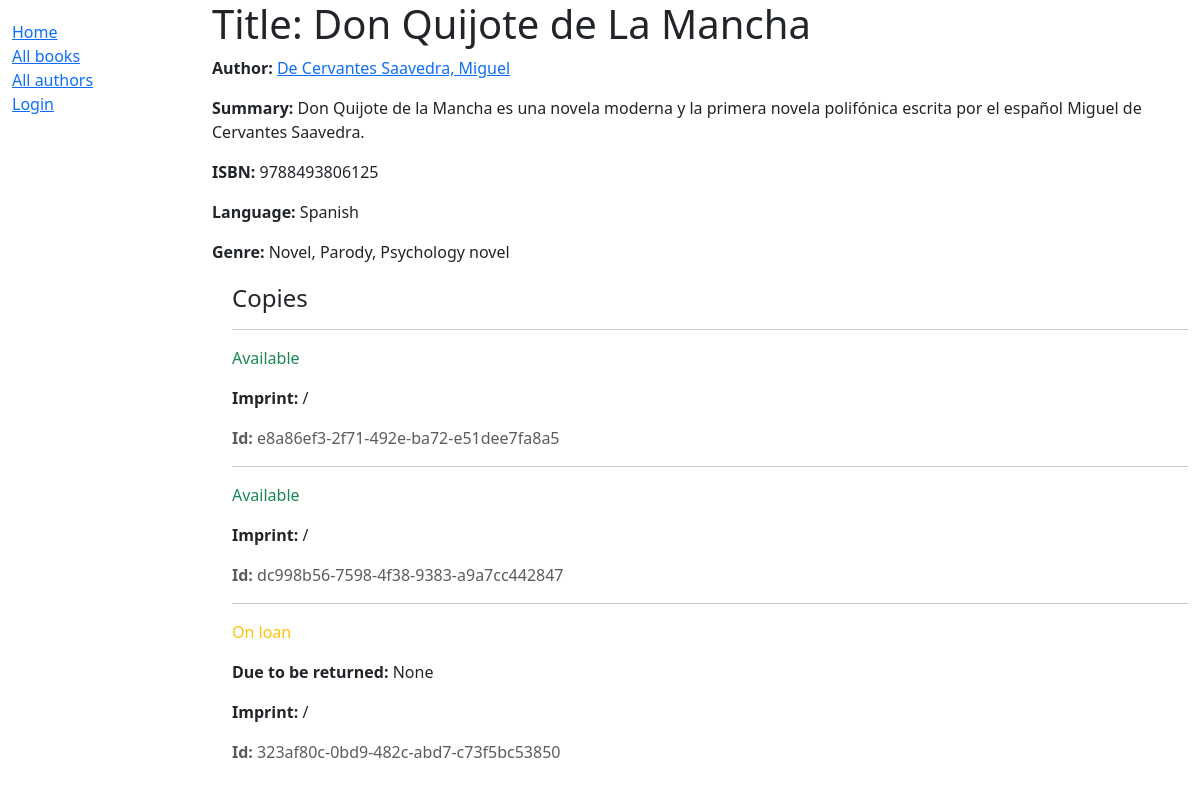
Page /catalog/book/1 on the earlier database version.
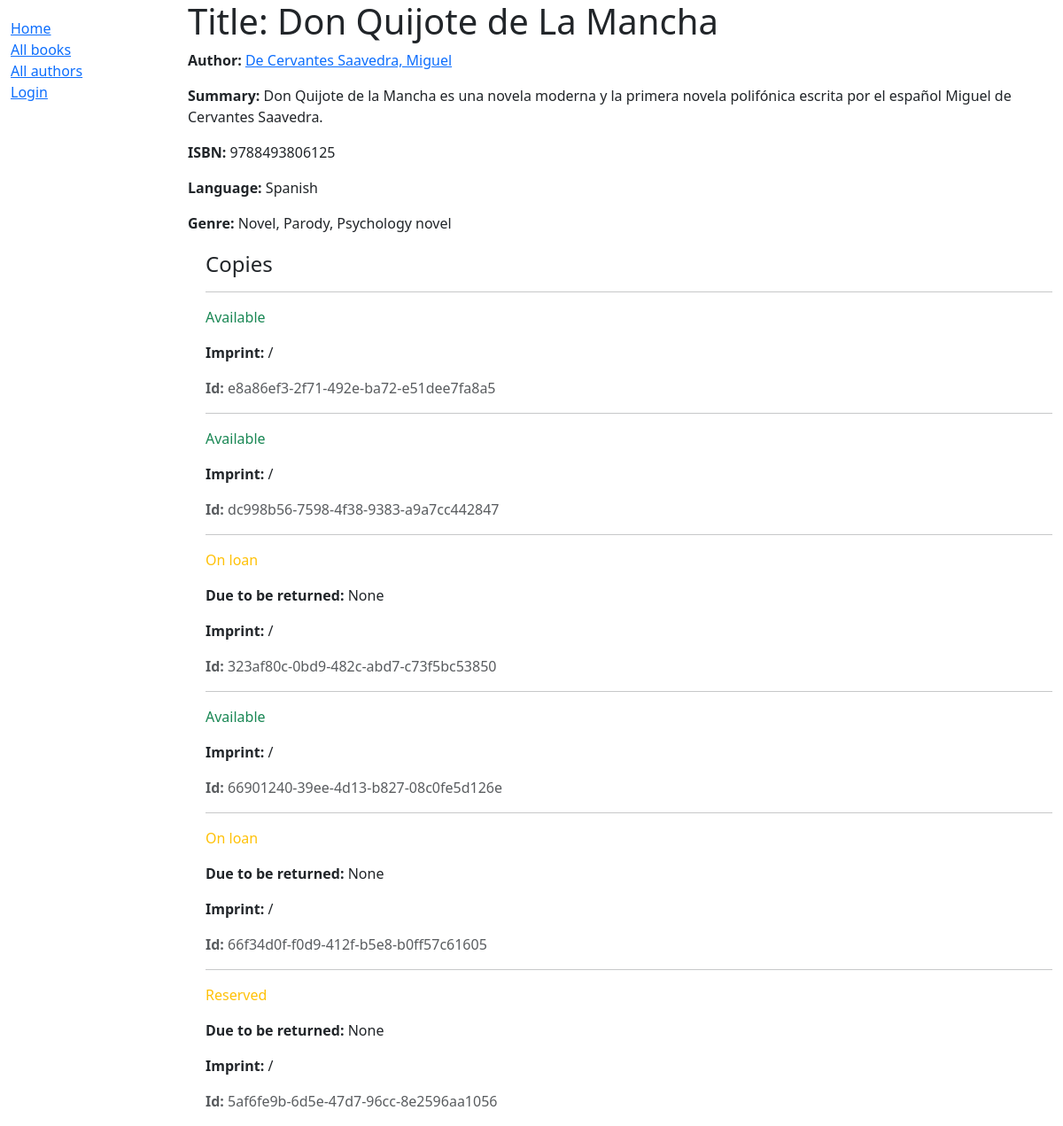
Same page on the later database version.
### catalog/models.py (models this page shows, shortened)
class Book(models.Model):
    title = models.CharField(max_length=200)
    author = models.ForeignKey('Author', on_delete=models.RESTRICT, null=True)
    summary = models.TextField(
        max_length=1000, help_text="Enter a brief description of the book")
    isbn = models.CharField('ISBN', max_length=13,
                            unique=True,
                            help_text='13 Character <a href="https://www.isbn-international.org/content/what-isbn'
                                      '">ISBN number</a>')
    genre = models.ManyToManyField(
        Genre, help_text="Select a genre for this book")
    language = models.ForeignKey(
        'Language', on_delete=models.SET_NULL, null=True)
    class Meta:
        ordering = ['title', 'author']
    def display_genre(self):
        """Creates a string for the Genre. This is required to display genre in Admin."""
        return ', '.join([genre.name for genre in self.genre.all()[:3]])
    display_genre.short_description = 'Genre'

class Author(models.Model):
    first_name = models.CharField(max_length=100)
    last_name = models.CharField(max_length=100)
    date_of_birth = models.DateField(null=True, blank=True)
    date_of_death = models.DateField('died', null=True, blank=True)
    class Meta:
        ordering = ['last_name', 'first_name']
    def __str__(self):
        return f'{self.last_name}, {self.first_name}'

class Language(models.Model):
    name = models.CharField(max_length=200,
                            unique=True,
                            help_text="Enter the book's natural language (e.g. English, French, Japanese etc.)")
    def __str__(self):
        return self.name
    class Meta:
        constraints = [
            UniqueConstraint(
                Lower('name'),
                name='language_name_case_insensitive_unique',
                violation_error_message = "Language already exists (case insensitive match)"
            ),
        ]

class Genre(models.Model):
    name = models.CharField(
        max_length=200,
        unique=True,
        help_text="Enter a book genre (e.g. Science Fiction, French Poetry etc.)"
    )
    def __str__(self):
        return self.name
    class Meta:
        constraints = [
            UniqueConstraint(
                Lower('name'),
                name='genre_name_case_insensitive_unique',
                violation_error_message = "Genre already exists (case insensitive match)"
            ),
        ]

class BookInstance(models.Model):
    id = models.UUIDField(primary_key=True, default=uuid.uuid4,
                          help_text="Unique ID for this particular book across whole library")
    book = models.ForeignKey('Book', on_delete=models.RESTRICT, null=True)
    imprint = models.CharField(max_length=200)
    due_back = models.DateField(null=True, blank=True)
    borrower = models.ForeignKey(
        settings.AUTH_USER_MODEL, on_delete=models.SET_NULL, null=True, blank=True)
    LOAN_STATUS = (
        ('d', 'Maintenance'),
        ('o', 'On loan'),
        ('a', 'Available'),
        ('r', 'Reserved'),
    )
    status = models.CharField(
        max_length=1,
        choices=LOAN_STATUS,
        blank=True,
        default='d',
        help_text='Book availability')
    class Meta:
        ordering = ['due_back']
        permissions = (("can_mark_returned", "Set book as returned"),)

### catalog/views.py (the view)
# urls.py: path('book/<int:pk>', views.BookDetailView.as_view(), name='book-detail'),
class BookDetailView(generic.DetailView):
    model = Book

### catalog/templates/catalog/book_detail.html
{% extends "base_generic.html" %}
{% block content %}
  <h1>Title: {{ book.title }}</h1>
  <p><strong>Author:</strong> <a href="">{{ book.author }}</a></p>
  <p><strong>Summary:</strong> {{ book.summary }}</p>
  <p><strong>ISBN:</strong> {{ book.isbn }}</p>
  <p><strong>Language:</strong> {{ book.language }}</p>
  <p><strong>Genre:</strong> {{ book.genre.all|join:", " }}</p>
  <div style="margin-left:20px;margin-top:20px">
    <h4>Copies</h4>
    {% for copy in book.bookinstance_set.all %}
      <hr />
      <p
        class="{% if copy.status == 'a' %}text-success{% elif copy.status == 'm' %}text-danger{% else %}text-warning{% endif %}">
        {{ copy.get_status_display }}
      </p>
      {% if copy.status != 'a' %}
        <p><strong>Due to be returned:</strong> {{ copy.due_back }}</p>
      {% endif %}
      <p><strong>Imprint:</strong> {{ copy.imprint }}</p>
      <p class="text-muted"><strong>Id:</strong> {{ copy.id }}</p>
    {% endfor %}
  </div>
{% endblock %}

### catalog/templates/base_generic.html (shortened to what this page needs)
<!DOCTYPE html>
<html lang="en">
  <head>
    <link href="https://cdn.jsdelivr.net/npm/bootstrap@5.3.3/dist/css/bootstrap.min.css"
      rel="stylesheet"
>
    {% load static %}
    <link rel="stylesheet" href="{% static 'css/styles.css' %}" />
  </head>
  <body>
    <div class="container-fluid">
      <div class="row">
        <div class="col-sm-2">
          {% block sidebar %}
            <ul class="sidebar-nav">
              <li><a href="{% url 'index' %}">Home</a></li>
              <li><a href="{% url 'books' %}">All books</a></li>
              <li><a href="{% url 'authors' %}">All authors</a></li>
              {% if user.is_authenticated %}
                <li>User: {{ user.get_username }}</li>
                <li><a href="{% url 'my-borrowed' %}">My Borrowed</a></li>
                <li>
                  <form id="logout-form" method="post" action="{% url 'logout' %}">
                    {% csrf_token %}
                    <button type="submit" class="btn btn-link">Logout</button>
                  </form>
                </li>
              {% else %}
                <li><a href="{% url 'login' %}?next={{ request.path }}">Login</a></li>
              {% endif %}
            </ul>
          {% endblock %}
        </div>
        <div class="col-sm-10 ">
          {% block content %}{% endblock %}</div>
      </div>
    </div>
  </body>
</html>

### catalog/static/css/styles.css (style rules this page uses)
.sidebar-nav { margin-top: 20px; padding: 0; list-style: none; }

Differences in the rows shown:
added BookInstance: status "Available", imprint "/", id "66901240-39ee-4d13-b827-08c0fe5d126e"
added BookInstance: status "On loan", due_back "None", imprint "/", id "66f34d0f-f0d9-412f-b5e8-b0ff57c61605"
added BookInstance: status "Reserved", due_back "None", imprint "/", id "5af6fe9b-6d5e-47d7-96cc-8e2596aa1056"
